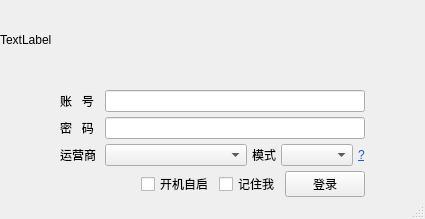
<?xml version="1.0" encoding="UTF-8"?>
<ui version="4.0">
 <class>MainWindow</class>
 <widget class="QMainWindow" name="MainWindow">
  <property name="geometry">
   <rect>
    <x>0</x>
    <y>0</y>
    <width>425</width>
    <height>219</height>
   </rect>
  </property>
  <property name="sizePolicy">
   <sizepolicy hsizetype="Expanding" vsizetype="Fixed">
    <horstretch>0</horstretch>
    <verstretch>0</verstretch>
   </sizepolicy>
  </property>
  <property name="minimumSize">
   <size>
    <width>425</width>
    <height>178</height>
   </size>
  </property>
  <property name="maximumSize">
   <size>
    <width>425</width>
    <height>227</height>
   </size>
  </property>
  <property name="windowTitle">
   <string>MainWindow</string>
  </property>
  <widget class="QWidget" name="centralwidget">
   <layout class="QGridLayout" name="gridLayout">
    <property name="leftMargin">
     <number>0</number>
    </property>
    <property name="topMargin">
     <number>0</number>
    </property>
    <property name="rightMargin">
     <number>0</number>
    </property>
    <property name="bottomMargin">
     <number>0</number>
    </property>
    <property name="spacing">
     <number>0</number>
    </property>
    <item row="0" column="0">
     <widget class="QLabel" name="logoLabel">
      <property name="minimumSize">
       <size>
        <width>400</width>
        <height>40</height>
       </size>
      </property>
      <property name="maximumSize">
       <size>
        <width>16777215</width>
        <height>16777209</height>
       </size>
      </property>
      <property name="text">
       <string>TextLabel</string>
      </property>
     </widget>
    </item>
    <item row="1" column="0">
     <layout class="QVBoxLayout" name="verticalLayout">
      <property name="spacing">
       <number>5</number>
      </property>
      <property name="leftMargin">
       <number>60</number>
      </property>
      <property name="topMargin">
       <number>10</number>
      </property>
      <property name="rightMargin">
       <number>60</number>
      </property>
      <item>
       <layout class="QHBoxLayout" name="horizontalLayout_3">
        <item>
         <widget class="QLabel" name="label">
          <property name="sizePolicy">
           <sizepolicy hsizetype="Preferred" vsizetype="Preferred">
            <horstretch>0</horstretch>
            <verstretch>0</verstretch>
           </sizepolicy>
          </property>
          <property name="minimumSize">
           <size>
            <width>40</width>
            <height>0</height>
           </size>
          </property>
          <property name="text">
           <string>账   号</string>
          </property>
          <property name="alignment">
           <set>Qt::AlignmentFlag::AlignLeading|Qt::AlignmentFlag::AlignLeft|Qt::AlignmentFlag::AlignVCenter</set>
          </property>
         </widget>
        </item>
        <item>
         <widget class="QLineEdit" name="usernameLe"/>
        </item>
       </layout>
      </item>
      <item>
       <layout class="QHBoxLayout" name="horizontalLayout_2">
        <item>
         <widget class="QLabel" name="label_2">
          <property name="sizePolicy">
           <sizepolicy hsizetype="Preferred" vsizetype="Preferred">
            <horstretch>0</horstretch>
            <verstretch>0</verstretch>
           </sizepolicy>
          </property>
          <property name="minimumSize">
           <size>
            <width>40</width>
            <height>0</height>
           </size>
          </property>
          <property name="text">
           <string>密   码</string>
          </property>
          <property name="alignment">
           <set>Qt::AlignmentFlag::AlignLeading|Qt::AlignmentFlag::AlignLeft|Qt::AlignmentFlag::AlignVCenter</set>
          </property>
         </widget>
        </item>
        <item>
         <widget class="QLineEdit" name="passwdLe">
          <property name="echoMode">
           <enum>QLineEdit::EchoMode::Password</enum>
          </property>
         </widget>
        </item>
       </layout>
      </item>
      <item>
       <layout class="QHBoxLayout" name="horizontalLayout">
        <item>
         <widget class="QLabel" name="label_3">
          <property name="sizePolicy">
           <sizepolicy hsizetype="Preferred" vsizetype="Preferred">
            <horstretch>0</horstretch>
            <verstretch>0</verstretch>
           </sizepolicy>
          </property>
          <property name="minimumSize">
           <size>
            <width>40</width>
            <height>0</height>
           </size>
          </property>
          <property name="text">
           <string>运营商</string>
          </property>
          <property name="alignment">
           <set>Qt::AlignmentFlag::AlignLeading|Qt::AlignmentFlag::AlignLeft|Qt::AlignmentFlag::AlignVCenter</set>
          </property>
         </widget>
        </item>
        <item>
         <widget class="QComboBox" name="providerComboBox">
          <property name="sizePolicy">
           <sizepolicy hsizetype="Expanding" vsizetype="Fixed">
            <horstretch>0</horstretch>
            <verstretch>0</verstretch>
           </sizepolicy>
          </property>
         </widget>
        </item>
        <item>
         <widget class="QLabel" name="label_4">
          <property name="text">
           <string>模式</string>
          </property>
         </widget>
        </item>
        <item>
         <widget class="QComboBox" name="comboBoxMode">
          <property name="toolTip">
           <string/>
          </property>
          <property name="whatsThis">
           <string/>
          </property>
         </widget>
        </item>
        <item>
         <widget class="QPushButton" name="pushButtonQ">
          <property name="cursor">
           <cursorShape>PointingHandCursor</cursorShape>
          </property>
          <property name="styleSheet">
           <string notr="true">border: 0 0 0 0;
color: rgb(26, 95, 180);
text-decoration: underline;</string>
          </property>
          <property name="text">
           <string>?</string>
          </property>
          <property name="iconSize">
           <size>
            <width>0</width>
            <height>0</height>
           </size>
          </property>
         </widget>
        </item>
       </layout>
      </item>
      <item>
       <layout class="QHBoxLayout" name="horizontalLayout_4">
        <item>
         <spacer name="horizontalSpacer">
          <property name="orientation">
           <enum>Qt::Orientation::Horizontal</enum>
          </property>
          <property name="sizeHint" stdset="0">
           <size>
            <width>40</width>
            <height>20</height>
           </size>
          </property>
         </spacer>
        </item>
        <item>
         <widget class="QCheckBox" name="selfStartup">
          <property name="text">
           <string>开机自启</string>
          </property>
         </widget>
        </item>
        <item>
         <widget class="QCheckBox" name="rememberMe">
          <property name="text">
           <string>记住我</string>
          </property>
         </widget>
        </item>
        <item>
         <widget class="QPushButton" name="loginBtn">
          <property name="text">
           <string>登录</string>
          </property>
         </widget>
        </item>
       </layout>
      </item>
     </layout>
    </item>
   </layout>
  </widget>
  <widget class="QMenuBar" name="menubar">
   <property name="geometry">
    <rect>
     <x>0</x>
     <y>0</y>
     <width>425</width>
     <height>25</height>
    </rect>
   </property>
  </widget>
  <widget class="QStatusBar" name="statusbar"/>
 </widget>
 <resources/>
 <connections/>
</ui>
